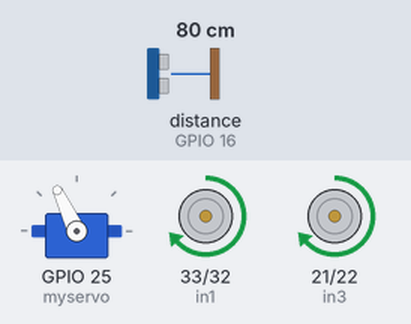
The sketch below on a simulated ESP32. Shown: servo, motor-driver pin pairs drawn as motors (green arrow = first pin HIGH = forward, orange = second pin HIGH = backward, longer = more drive, scaled by the enable pin). The inputs (shaded band) are chosen by the test bench; at power-on: distance to the obstacle (sensor on GPIO 16) 80 cm. The echo pulse lasts 58.3 µs per cm.

Above: at 3.9 s.
4.0 s: distance to the obstacle (sensor on GPIO 16) set to 17 cm
5.5 s: distance to the obstacle (sensor on GPIO 16) set to 14 cm
At 6.7 s:
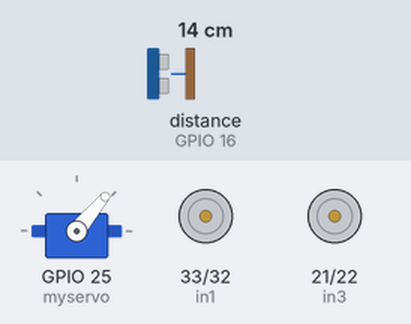
8.5 s: distance to the obstacle (sensor on GPIO 16) set to 250 cm
At 9.13 s:
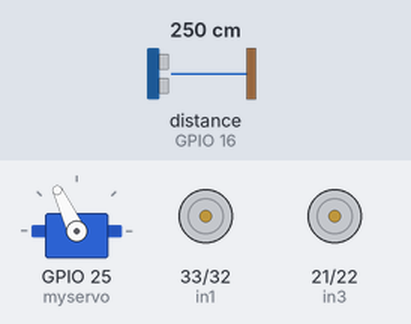
11.3 s: distance to the obstacle (sensor on GPIO 16) set to 2 cm
At 13.3 s:
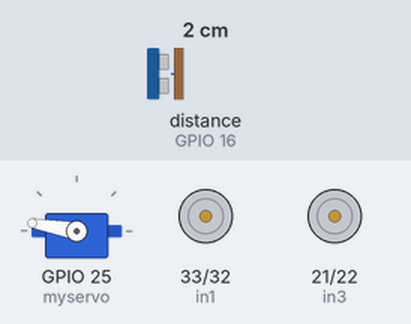
14.3 s: distance to the obstacle (sensor on GPIO 16) set to 299 cm
At 14.36 s:
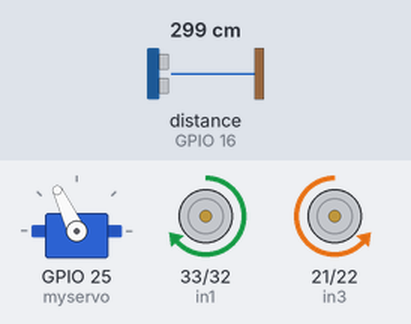
17.1 s: distance to the obstacle (sensor on GPIO 16) set to 4 cm
At 18.3 s:
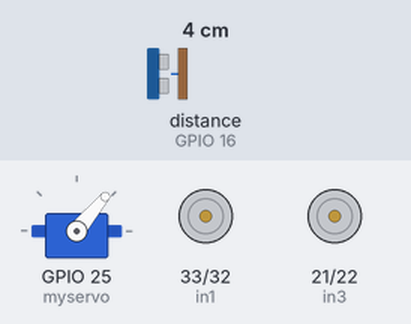
Timing chart, 0 to 21.1 s (numbered marks = the images above; inputs shaded):
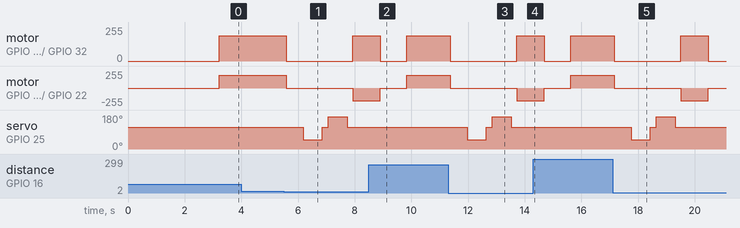

The sketch:

Obstacle_avoiding_ESP32_robot_car.ino
```cpp
#include <ESP32Servo.h>
#include <NewPing.h>

// Pin definitions
#define TRIG_PIN 17 // sets pin for TRIG of ultrasonic
#define ECHO_PIN 16 // sets pin for ECHO of ultrasonic
#define MAX_DISTANCE 200 // sets MAX distance for ultrasonic
#define MAX_SPEED 190 // sets MAX speed of DC motors
#define MAX_SPEED_OFFSET 20

NewPing sonar(TRIG_PIN, ECHO_PIN, MAX_DISTANCE);

Servo myservo;

bool goesForward = false;
int distance = 100;
int speedSet = 0;

// Motor A connections
const int enA = 13; // Enable pin for Motor A
const int in1 = 33; // Input 1 for Motor A
const int in2 = 32; // Input 2 for Motor A

// Motor B connections
const int enB = 23; // Enable pin for Motor B
const int in3 = 21; // Input 3 for Motor B
const int in4 = 22; // Input 4 for Motor B

// Servo motor connection
const int servoPin = 25;

void setup() {
    // Set pin modes
    pinMode(enA, OUTPUT);
    pinMode(in1, OUTPUT);
    pinMode(in2, OUTPUT);
    pinMode(enB, OUTPUT);
    pinMode(in3, OUTPUT);
    pinMode(in4, OUTPUT);

    // Attach servo motor and move it to the center position
    myservo.attach(25); // sets servo pin
    myservo.write(115);

    // Wait for the ultrasonic sensor to stabilize and read the initial distance
    delay(2000);
    distance = readPing();
    delay(100);
    distance = readPing();
    delay(100);
    distance = readPing();
    delay(100);
    distance = readPing();
    delay(100);
}

void loop() {
    int distanceR = 0;
    int distanceL = 0;
    delay(40);

    // If an obstacle is detected within 15 cm, stop and turn
    if (distance <= 15) {
        moveStop();
        delay(100);
        moveBackward();
        delay(300);
        moveStop();
        delay(200);
        distanceR = lookRight();
        delay(200);
        distanceL = lookLeft();
        delay(200);

        // Choose the direction with the greater distance and turn
        if (distanceR >= distanceL) {
            turnRight();
            moveStop();
        } else {
            turnLeft();
            moveStop();
        }
    } else {
        // Move forward
        moveForward();
    }

    // Read the current distance
    distance = readPing();
}

// Turn the servo motor to the right and return the distance to the nearest obstacle
int lookRight() {
    myservo.write(50);
    delay(500);
    int distance = readPing();
    delay(100);
    myservo.write(115);
    return distance;
}

// Turn the servo motor to the left and return the distance to the nearest obstacle
int lookLeft() {
    myservo.write(170);
    delay(500);
    int distance = readPing();
    delay(100);
    myservo.write(115);
    return distance;
}

// Send a ping to the ultrasonic sensor and return the distance to the nearest obstacle
int readPing() {
    int attempts = 5;
    int cm = 0;
    for (int i = 0; i < attempts; i++) {
        delay(70);
        cm = sonar.ping_cm();
        if (cm > 0) {
            return cm;
        }
    }
    return MAX_DISTANCE;
}

// Stop the motors
void moveStop() {
    digitalWrite(in1, LOW);
    digitalWrite(in2, LOW);
    digitalWrite(in3, LOW);
    digitalWrite(in4, LOW);
    goesForward = false;
}

// Move forward
void moveForward() {
    if (!goesForward) {
        goesForward = true;
        digitalWrite(in1, HIGH);
        digitalWrite(in2, LOW);
        digitalWrite(in3, HIGH);
        digitalWrite(in4, LOW);
        rampUpSpeed();
    }
}

// Move backward
void moveBackward() {
    if (goesForward) {
        goesForward = false;
        digitalWrite(in1, LOW);
        digitalWrite(in2, HIGH);
        digitalWrite(in3, LOW);
        digitalWrite(in4, HIGH);
        rampUpSpeed();
    }
}

// Turn right
void turnRight() {
    digitalWrite(in1, HIGH);
    digitalWrite(in2, LOW);
    digitalWrite(in3, LOW);
    digitalWrite(in4, HIGH);
    analogWrite(enA, MAX_SPEED);
    analogWrite(enB, MAX_SPEED);
    delay(500);
    digitalWrite(in1, HIGH);
    digitalWrite(in2, LOW);
    digitalWrite(in3, HIGH);
    digitalWrite(in4, LOW);
    goesForward = true;
    rampUpSpeed();
}

// Turn left
void turnLeft() {
    digitalWrite(in1, LOW);
    digitalWrite(in2, HIGH);
    digitalWrite(in3, HIGH);
    digitalWrite(in4, LOW);
    analogWrite(enA, MAX_SPEED);
    analogWrite(enB, MAX_SPEED);
    delay(500);
    digitalWrite(in1, HIGH);
    digitalWrite(in2, LOW);
    digitalWrite(in3, HIGH);
    digitalWrite(in4, LOW);
    goesForward = true;
    rampUpSpeed();
}

// Ramp up the speed gradually to avoid loading down the batteries too quickly
void rampUpSpeed() {
    for (speedSet = 0; speedSet < MAX_SPEED; speedSet += 2) {
        analogWrite(enA, speedSet);
        analogWrite(enB, speedSet);
        delay(5);
    }
    analogWrite(enA, MAX_SPEED);
    analogWrite(enB, MAX_SPEED);
}
```

Measured:
- the behaviour switches between 16 and 15 cm on distance to the obstacle (sensor on GPIO 16) (found by bisection; images 0 and 1)
- after the input at 4.0 s, every drawn part: stays the same
- after the input at 5.5 s, motor on GPIO 33 (in1) / GPIO 32 (in2): forward 190/255 → stopped after 0.09 s, → forward 190/255 2.3 s later; motor on GPIO 21 (in3) / GPIO 22 (in4): forward 190/255 → stopped after 0.09 s, → backward 190/255 2.3 s later
- after the input at 8.5 s, servo on GPIO 25 (myservo): stays 115° (without the input it goes to 50° after 1.1 s)
- after the input at 11.3 s, motor on GPIO 33 (in1) / GPIO 32 (in2): forward 190/255 → stopped after 0.08 s, → forward 190/255 2.3 s later; motor on GPIO 21 (in3) / GPIO 22 (in4): forward 190/255 → stopped after 0.08 s, → backward 190/255 2.3 s later
- after the input at 14.3 s, servo on GPIO 25 (myservo): stays 115° (without the input it goes to 50° after 1.1 s)
- after the input at 17.1 s, motor on GPIO 33 (in1) / GPIO 32 (in2): forward 190/255 → stopped after 0.06 s, → forward 190/255 2.3 s later, → stopped 0.98 s later; motor on GPIO 21 (in3) / GPIO 22 (in4): forward 190/255 → stopped after 0.06 s, → backward 190/255 2.3 s later, → stopped 0.98 s later
